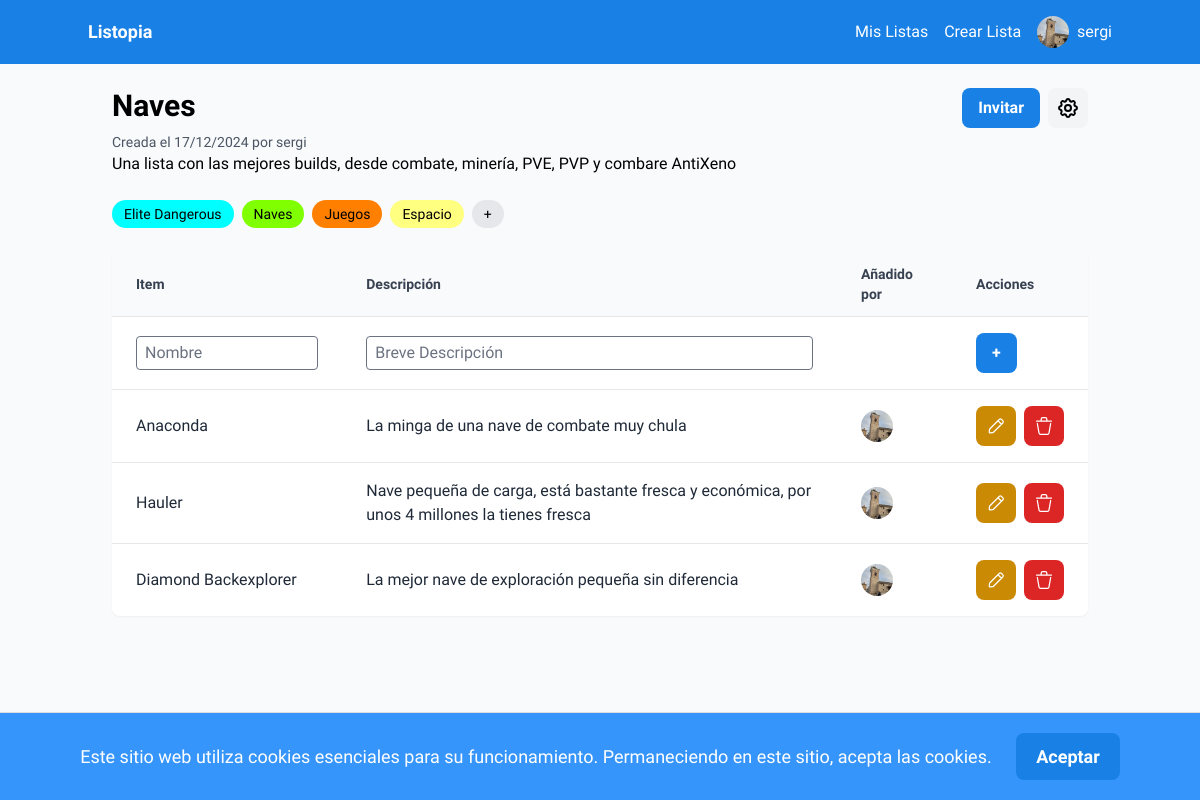
The app's page /lists/2/ (signed in) with its own data.
### auth_app/models.py (models this page shows, shortened)
class Profile(models.Model):
    user = models.OneToOneField(User, on_delete=models.CASCADE)
    description = models.TextField()
    pic = models.ImageField(upload_to='profile_pics', blank=True, null=True)
    verification_key = models.CharField(max_length=64, null=True, blank=True)
    verification_key_expiration = models.DateTimeField(null=True, blank=True)

### lists/models.py (models this page shows, shortened)
class List(models.Model):
    name = models.CharField(max_length=50)
    description = models.CharField(max_length=256, blank=True, null=True)
    creator = models.ForeignKey(User, on_delete=models.CASCADE, related_name="created_lists")
    created_on = models.DateTimeField(auto_now_add=True)
    collaborators = models.ManyToManyField(User, related_name="collaborated_lists", blank=True)
    is_public = models.BooleanField(default=False)

class Tag(models.Model):
    name = models.CharField(max_length=30)
    color = models.CharField(max_length=7, default="#007bff")
    list = models.ForeignKey(List, on_delete=models.CASCADE)

class Item(models.Model):
    list = models.ForeignKey(List, on_delete=models.CASCADE)
    added_by = models.ForeignKey(User, on_delete=models.CASCADE, related_name='added_items')
    name = models.CharField(max_length=40)
    description = models.CharField(max_length=256, blank=True, null=True)
    added_on = models.DateTimeField(auto_now_add=True)

### lists/views.py (the view)
# urls.py: path('<int:list_id>/', views.list_details, name='list_details'),
@login_required
def list_details(request, list_id):
    list = get_object_or_404(List, pk=list_id)
    if list.is_public or request.user == list.creator or request.user in list.collaborators.all():
        items = Item.objects.filter(list=list_id).order_by('added_on')
        tags = Tag.objects.filter(list=list_id)
        return render(request, 'list_details.html', {
            'title': "Detalles de la lista",
            'list': list,
            'items': items,
            'tags': tags
        })
    else:
        raise Http404

### lists/templates/list_details.html (shortened to what this page needs)
{% extends 'base.html' %}
{% load static %}
{% block content %}
<div class="max-w-5xl mx-auto p-6">
    <div class="flex justify-between items-start mb-6">
        <div>
            <h2 class="text-3xl font-bold mb-2">{{ list.name }}</h2>
            <p class="text-gray-600 text-sm">Creada el {{ list.created_on|date:"d/m/Y" }} por {{list.creator}}</p>
            <p class="break-words" style="word-break: break-word;">
                {{ list.description}}
            </p>
        </div>
        {% if request.user == list.creator or request.user in list.collaborators.all %}
        <div class="flex gap-2">
            <a class="bg-[#1980e6] text-white font-bold py-2 px-4 rounded-lg flex items-center justify-center" href="#" id="share-list-button">
                Invitar
            </a>
            <button class="bg-gray-100 hover:bg-gray-200 p-2 rounded-lg" id="toggle-admin-panel">
            </button>
        </div>
        {% endif %}
    </div>
    <div class="flex flex-wrap gap-2 mb-6">
        {% for tag in tags %}
            <span class="bg-[{{ tag.color }}] text-sm font-medium px-3 py-1 rounded-full">{{ tag.name }}</span>
        {% endfor %}
        {% if request.user == list.creator or request.user in list.collaborators.all %}
            {% if tags|length < 5 %}
                <span id="add-tag-button" class="bg-gray-200 text-sm font-medium px-3 py-1 rounded-full cursor-pointer">+</span>
            {% endif %}
        {% endif %}
    </div>
    <div class="bg-white shadow-sm rounded-lg overflow-hidden mb-6" id="items-container">
        <div class="hidden sm:block">
            <table class="table-auto w-full text-left">
                <thead>
                    <tr class="bg-gray-50">
                        <th class="px-6 py-3 text-sm font-semibold text-gray-700">Item</th>
                        <th class="px-6 py-3 text-sm font-semibold text-gray-700">Descripción</th>
                        <th class="px-6 py-3 text-sm font-semibold text-gray-700">Añadido por</th>
                        {% if item.added_by == request.user and reques.user in collaborators.all or list.creator == request.user %}
                        <th class="px-6 py-3 text-sm font-semibold text-gray-700">Acciones</th>
                        {% endif %}
                    </tr>
                </thead>
                <tbody>
                    {% if request.user == list.creator or request.user in list.collaborators.all %}
                        <tr class="border-t hover:bg-gray-50">
                            <form action="/lists/{{list.id}}/add_item/" method="post">
                                <td class="px-6 py-4 text-gray-800">
                                    <input type="text" name="name" placeholder="Nombre" class="w-full border rounded px-2 py-1">
                                </td>
                                <td class="px-6 py-4 text-gray-800">
                                    <input type="text" name="description" placeholder="Breve Descripción" class="w-full border rounded px-2 py-1">
                                </td>
                                <td class="px-6 py-4 text-gray-800"></td>
                                <td class="px-6 py-4 text-gray-800"><button type="submit" class="bg-[#1980e6] text-white font-bold py-2 px-4 rounded-lg">+</button></td>
                            </form>
                        </tr>
                    {% endif %}
                    {% if items|length == 0 %}
                        <tr>
                            <td colspan="4" class="px-6 py-4 text-gray-500 text-center italic">
                                ¡Añade tu primer item!
                            </td>
                        </tr>
                    {% else %}
                        {% for item in items %}
                            <tr id="item-row-{{ item.id }}" class="border-t hover:bg-gray-50">
                                <td class="px-6 py-4 text-gray-800">{{ item.name }}</td>
                                <td class="px-6 py-4 text-gray-800">{{ item.description|default:"" }}</td>
                                <td class="px-6 py-4 text-gray-800">
                                    <a href="{% url 'user_details' item.added_by.username %}" class="flex items-center">
                                        <img src="{{ item.added_by.profile.pic.url }}" class="w-8 h-8 rounded-full mr-2" alt="{{item.added_by.username}}">
                                    </a>
                                </td>
                                {% if item.added_by == request.user and reques.user in collaborators.all or list.creator == request.user %}
                                <td class="px-6 py-4 text-gray-800">
                                    <div class="flex gap-2">
                                        <button class="bg-yellow-600 text-white font-bold py-2 rounded-lg h-10 w-10 flex items-center justify-center" title="Editar" onclick="showModifyForm({{ item.id }})">
                                            <img src="{% static 'icons/edit-pencil.svg' %}" class="h-5 w-5" alt="Editar Item">
                                        </button>
                                        <form class="inline-block" action="{% url 'delete_item' list_id=list.id item_id=item.id %}" method="post" onsubmit="return confirmSend(event, this, '¿Quieres eliminar este item?')">
                                            <button class="bg-red-600 text-white font-bold py-2 rounded-lg h-10 w-10 flex items-center justify-center" title="Borrar">
                                                <img src="{% static 'icons/trash.svg' %}" class="h-5 w-5" alt="Borrar Item">
                                            </button>
                                        </form>
                                    </div>
                                </td>
                                {% endif %}
                            </tr>
                        {% endfor %}
                    {% endif %}
                </tbody>
            </table>
        </div>
    </div>
</div>
{% endblock %}

### auth_app/templates/base.html (shortened to what this page needs)
{% load static %}
<!DOCTYPE html>
<html lang="en">
<head>
    <script src="https://cdn.tailwindcss.com?plugins=forms,container-queries"></script>
    <link rel="stylesheet" href="https://cdnjs.cloudflare.com/ajax/libs/font-awesome/5.15.3/css/all.min.css">
</head>
<body class="bg-slate-50" style='font-family: "Work Sans", "Noto Sans", sans-serif;'>
    <nav class="bg-[#1980e6] p-4">
        <div class="container mx-auto flex justify-between items-center">
            <a class="text-white text-lg font-bold" href="{% url 'home' %}">Listopia</a>
            <div class="flex items-center space-x-4">
                {% if user.is_authenticated %}
                    <div class="nav-links flex items-center space-x-4">
                        <a class="text-white" href="{% url 'lists' %}">Mis Listas</a>
                        <a class="text-white" href="{% url 'create_list' %}">Crear Lista</a>
                    </div>
                    <div class="relative">
                        <button class="text-white flex items-center space-x-2 user-menu-button" id="user-menu-button">
                            <img src="{{ user.profile.pic.url }}" class="rounded-full w-8 h-8" alt="{{user.username}}">
                            <span>{{user.username}}</span>
                        </button>
                    </div>
                {% else %}
                    <a class="text-white" href="{% url 'signup' %}">Crea una cuenta</a>
                    <a class="text-white" href="{% url 'signin' %}">Inicia Sesión</a>
                {% endif %}
            </div>
        </div>
    </nav>
    <div id="cookie-banner" class="alert alert-info text-center" style="display: none;">
        Este sitio web utiliza cookies esenciales para su funcionamiento. Permaneciendo en este sitio, acepta las cookies.
        <button id="accept-cookies" class="btn btn-primary">Aceptar</button>
    </div>
    {% block content %}
    {% endblock %}
</body>
</html>

### auth_app/templates/base.html (style rules this page uses)
#cookie-banner { background-color: #3695fb; padding: 20px; border-top: 1px solid #ddd; position: fixed; bottom: 0; width: 100%; z-index: 1000; font-size: 18px; color: white; }
#accept-cookies { margin-left: 20px; padding: 10px 20px; background-color: #1980e6; color: white; border: none; cursor: pointer; font-weight: bold; border-radius: 8px; }
body { padding-top: 64px; }
nav { position: fixed; top: 0; left: 0; width: 100%; z-index: 1000; }

### records on screen
List: name "Naves", created_on "17/12/2024", creator "sergi", description "Una lista con las mejores builds, desde combate, minería, PVE, PVP y combare AntiXeno"
Tag: name "Elite Dangerous"
Tag: name "Naves"
Tag: name "Juegos"
Tag: name "Espacio"
Item: name "Anaconda", description "La minga de una nave de combate muy chula", added_by.profile.pic (picture)
Item: name "Hauler", description "Nave pequeña de carga, está bastante fresca y económica, por unos 4 millones la tienes fresca", added_by.profile.pic (picture)
Item: name "Diamond Backexplorer", description "La mejor nave de exploración pequeña sin diferencia", added_by.profile.pic (picture)

### other values on screen
{{ user.username }} "sergi"
